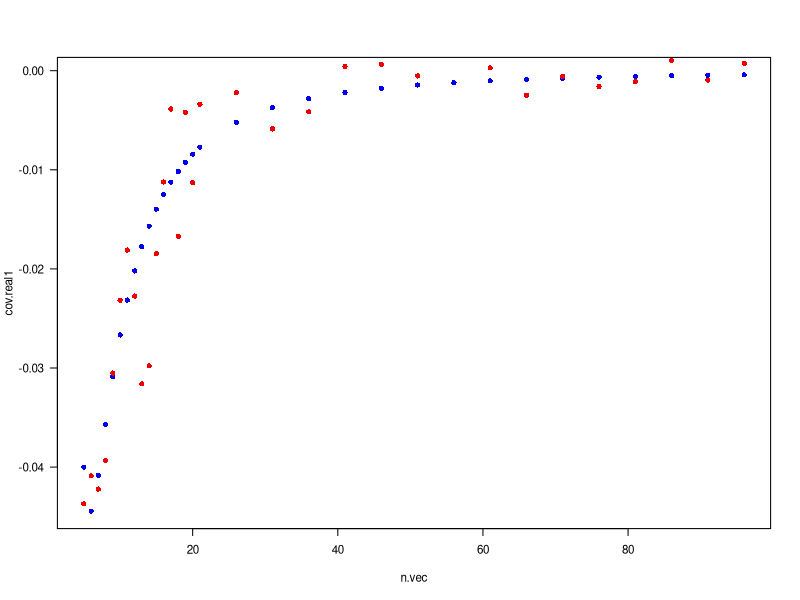

Here is the R script that generated this plot: (Note: a time limit stopped this script after it produced the figure.)

rm(list=ls(all=TRUE))
set.seed(12345)

#############################################
# Option 1: R=10000
#############################################


### Parameters:
m=4
R=1000

n.vec = c(c(5:20),seq(21,100,by=5))
cov.real1 <- cov.approx1 <- rep(999,length(n.vec))

for (i in c(1:length(n.vec))){
  
  N = n.vec[i]
  cat("sample size:  ",N,"\n")
  
  ## analytical:
  cov.real1[i] <- (m/N)*((m-1)/(N-1)-(m/N))
  
  ### Simulation:
  
  z1<-z2<-rep(999,R)
  for (j in c(1:R)){
    id.treat = sample(c(1:N),m,replace=FALSE)
    treat0 = rep(0,N)
    treat0[id.treat]=1
    z1[j] = treat0[1]
    z2[j] = treat0[2]
  }
  
  cov.approx1[i] <- cov(z1,z2)
}

par(cex=0.7)
plot(n.vec,cov.real1,las=1,col="blue2",pch=16)
points(n.vec,cov.approx1,las=1,col="red2",pch=16)

#############################################
# Option 2: R=500000s
#############################################


### Parameters:
m=4
R=500000

n.vec = c(c(5:20),seq(21,100,by=5))
cov.real2 <- cov.approx2 <- rep(999,length(n.vec))

for (i in c(1:length(n.vec))){
  
  N = n.vec[i]
  cat("sample size:  ",N,"\n")
  
  ## analytical:
  cov.real2[i] <- (m/N)*((m-1)/(N-1)-(m/N))
  
  ### Simulation:
  
  z1<-z2<-rep(999,R)
  for (j in c(1:R)){
    id.treat = sample(c(1:N),m,replace=FALSE)
    treat0 = rep(0,N)
    treat0[id.treat]=1
    z1[j] = treat0[1]
    z2[j] = treat0[2]
  }
  
  cov.approx2[i] <- cov(z1,z2)
}

pdf("figure_cov.pdf",width=4.5,height=4)
par(cex=0.7)
plot(n.vec,cov.approx1,las=1,col="green4",pch=16,
     ylab="Covariance",xlab="Sample size (N)")
points(n.vec,cov.approx2,las=1,col="red3",pch=16)
points(n.vec,cov.real2,las=1,col="blue3",pch=16)
dev.off()

#ggplot(data.frame(N=n.vec,approx1=cov.approx1,approx2=cov.approx2,cov.real=cov.real1))+
#  geom_point(aes(x=N,y=approx1,col="blue"))



### Correlation between the mean in the control and the mean in th treatment group:
set.seed(1)

### Parameters:
N=4
m=2
R=1000000

# outcome:
y = rnorm(N,mean=0,sd=1)

## analytical:
# ???
set.seed(12345)
### Simulation:

mean_t<-mean_c<-rep(999,R)
for (i in c(1:R)){
  id.treat = sample(c(1:N),m,replace=FALSE)
  treat0 = rep(0,N)
  treat0[id.treat]=1
  mean_c[i] = mean(y[treat0==0])
  mean_t[i] = mean(y[treat0==1])
}

cov(mean_c,mean_t)
var(mean_c)

diff.mean = mean_t - mean_c
var(diff.mean)


#############################################
# Difference in means variance:
#############################################

set.seed(12345)

m=2
N=4
p = m/N
cov.z = (m/N)*((m-1)/(N-1)-(m/N))
var.z = p*(1-p)

y = rnorm(N,mean=5,sd=1)

### analytical variance:
sum_a2 = sum(y^2)

sum_aa = rep(999,N)
for (i in c(1:N)){
  sum_aa[i] = sum(y[i]*y[-i])
}

sum_aa = sum(sum_aa)

cov.diff = -(1/m)*(1/(N-m))*(sum_a2*var.z+sum_aa*cov.z)
var.z1 = var.z*sum_a2*(1/m^2)
var.z0 = var.z*sum_a2*(1/(N-m)^2)

var.diff = var.z1+var.z0-2*cov.diff


##### Simulation:
R = 100000
z = c(rep(1,m),rep(0,N-m))

mean.diff = rep(999,R)
for (i in c(1:R)){
  
  z0 = sample(z,N)
  mean.diff[i] = mean(y[z0==1]) - mean(y[z0==0])
}

var(mean.diff)



#### Example - Nick:

sum_a2 = sum(y^2)

sum_aa = rep(999,N)
for (i in c(1:N)){
  sum_aa[i] = sum(y[i]*y[-i])
}

sum_aa = sum(sum_aa)

cov.diff = -(1/m)*(1/(N-m))*(sum_a2*var.z+sum_aa*cov.z)
var.z1 = var.z*sum_a2*(1/m^2)
var.z0 = var.z*sum_a2*(1/(N-m)^2)

var.diff = var.z1+var.z0-2*cov.diff


##### Simulation:
m=3
N=12

set.seed(12345)
y = rnorm(N,mean=0,sd=1)
y

R = 20000
z = c(rep(1,m),rep(0,N-m))

mean.diff<-mean.t <-mean.c <- rep(999,R)
for (i in c(1:R)){
  z0 = sample(z,N)
  
  mean.c[i] = mean(y[z0==0])
  mean.t[i] = mean(y[z0==1])
  mean.diff[i] = mean(y[z0==1]) - mean(y[z0==0])
}
cov(mean.c,mean.t)
var(mean.diff)

### Analytical
sigma2 = mean(y^2) - mean(y)^2

sigma2*N^2/((N-1)*m*(N-m))
(N/(N-1))*(sigma2/(N-m)+sigma2/m)

var(mean.c)+var(mean.t)-2*cov(mean.c,mean.t)

(sigma2/(N-m))*((m)/(N-1))+sigma2/m*((N-m)/(N-1))-2*cov(mean.c,mean.t)
